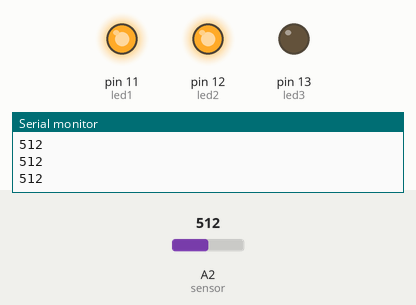
A sketch run on a simulated Arduino Uno, built with avr-gcc and run on an emulated ATmega328P. Parts: output pins drawn as LEDs (lit = HIGH), the last lines printed to the serial monitor. The test bench sets the inputs (shaded band); at power-on: A2 (sensor) = 512.

Above: at 1.2 s.
1.3 s: A2 (sensor) set to 590
2.8 s: A2 (sensor) set to 616
At 3.8 s:
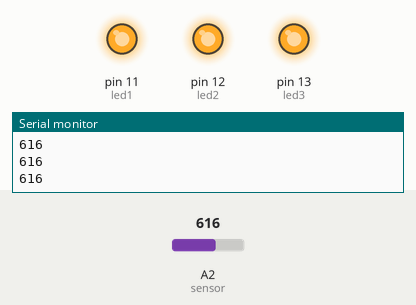
4.5 s: A2 (sensor) set to 390
At 5.0 s:
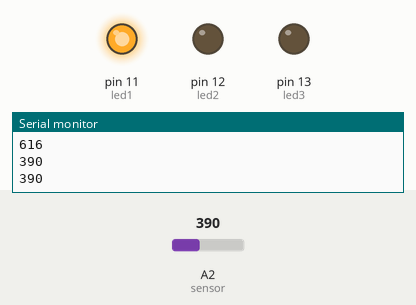
6.0 s: A2 (sensor) set to 217
7.5 s: A2 (sensor) set to 184
At 8.6 s:
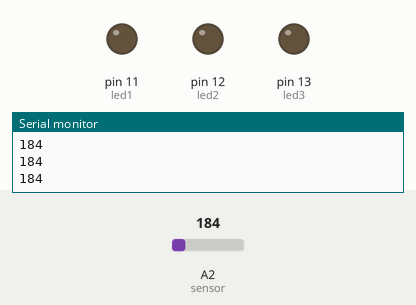
9.0 s: A2 (sensor) set to 210
At 9.8 s:
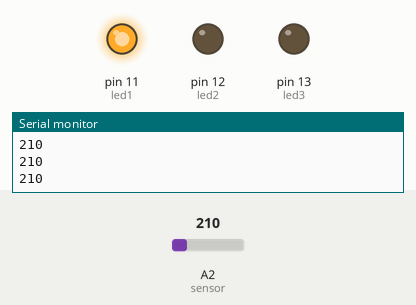
Timing chart, 0 to 11.5 s (numbered marks = the images above; inputs shaded):
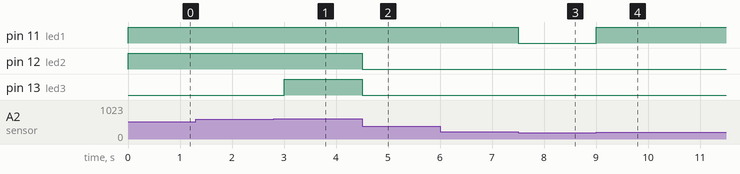

The sketch:

Water_Level_Indicator.ino
```cpp
// (licence header left out)
// Pin Definitions
int sensor = A2;          // Water level sensor connected to Analog Pin A2
int led1 = 11;            // Low Level Indicator
int led2 = 12;            // Medium Level Indicator
int led3 = 13;            // High / Full Level Indicator

void setup() {

  // Configure LED pins as OUTPUT
  pinMode(led1, OUTPUT);
  pinMode(led2, OUTPUT);
  pinMode(led3, OUTPUT);

  // Start Serial Monitor for debugging
  Serial.begin(9600);
}

void loop() {

  // Read Water Level Sensor
  int val = analogRead(sensor);   // Read analog value (0–1023)
  Serial.println(val);            // Print value for monitoring

  // Water Level Conditions
  if (val < 200) {
    // Very Low Water Level
    digitalWrite(led1, LOW);
    digitalWrite(led2, LOW);
    digitalWrite(led3, LOW);
  }

  else if (val < 400) {
    // Medium Water Level
    digitalWrite(led1, HIGH);
    digitalWrite(led2, LOW);
    digitalWrite(led3, LOW);
  }

  else if (val < 600) {
    // High Water Level
    digitalWrite(led1, HIGH);
    digitalWrite(led2, HIGH);
    digitalWrite(led3, LOW);
  }

  else {
    // Tank Full
    digitalWrite(led1, HIGH);
    digitalWrite(led2, HIGH);
    digitalWrite(led3, HIGH);
  }

  delay(300);   // Small delay for stable reading
}
```

Measured:
- the behaviour switches between 599 and 600 on A2 (sensor) (found by bisection; images 0 and 1)
- the behaviour switches between 200 and 199 on A2 (sensor) (found by bisection; images 2 and 3)
- after the input at 2.8 s, pin 13 (led3): LOW → HIGH after 0.20 s
- after the input at 4.5 s, pin 12 (led2), pin 13 (led3): HIGH → LOW at once
- after the input at 7.5 s, pin 11 (led1): HIGH → LOW at once
- after the input at 9.0 s, pin 11 (led1): LOW → HIGH at once
